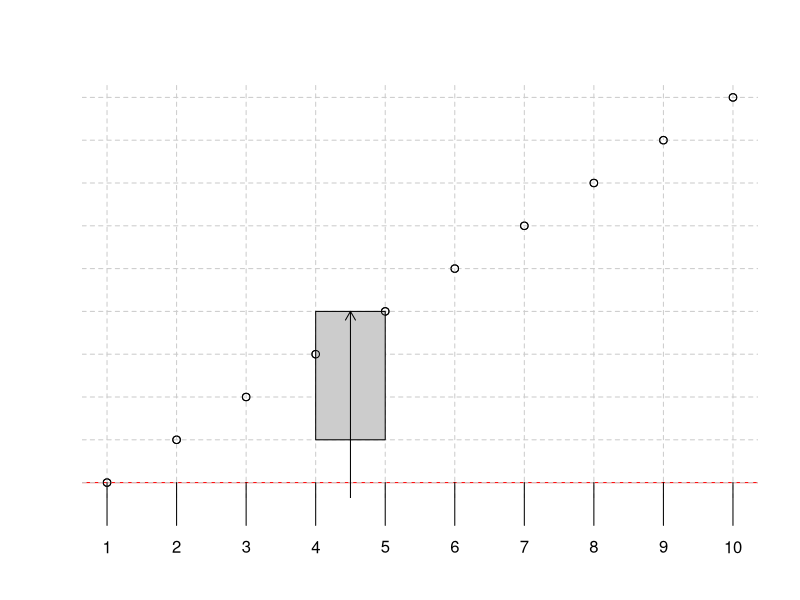

Write R code to recreate this figure.
plot(1:10, 11:20, axes = F, xlab = "",  ylab = "")
#box()
abline(h=11, col= "red")
abline(h=11:20, v=1:10, lty=2, col="grey80")
#par(xpd = T)
text(1:10, 9.5, 1:10, xpd=T)
xpoly <- c(4,5,5,4)
ypoly <- c(12, 12, 15, 15)
segments(1:10, 10, 1:10, 11, xpd=T)
polygon(xpoly, ypoly, col = "grey80")
par(xpd = F)
par(new = T)
plot(1:10, 11:20, axes = F, xlab = "",  ylab = "")
arrows(4.5, 10, 4.5, 15, length=0.1)
par(new=F)
